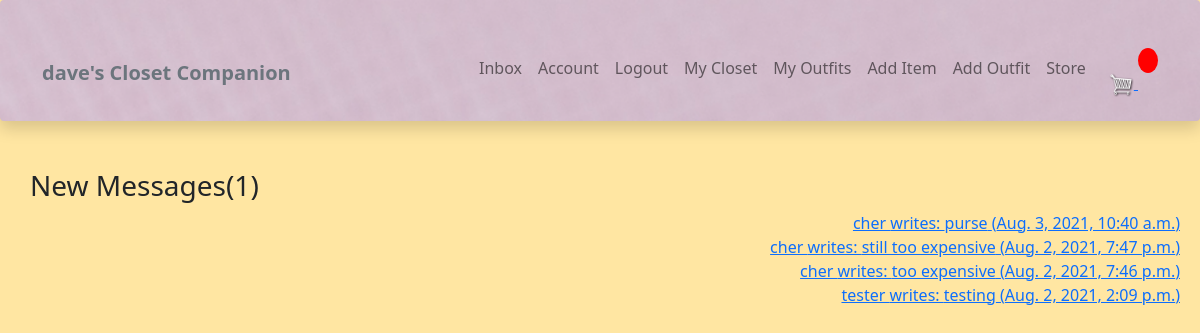
The page /inbox/ (signed in) on the database its author committed.
### user/models.py (models this page shows, shortened)
class Profile(models.Model):
    user = models.OneToOneField(
        User, on_delete=models.CASCADE, null=True, blank=True)
    name = models.CharField(max_length=200, blank=True, null=True)
    email = models.EmailField(max_length=500, blank=True, null=True)
    username = models.CharField(max_length=200, blank=True, null=True)
    location = models.CharField(max_length=200, blank=True, null=True)
    short_intro = models.CharField(max_length=200, blank=True, null=True)
    profile_image = models.ImageField(
        null=True, blank=True, upload_to='profiles/', default="profiles/user-default.png")
    social_instagram = models.CharField(max_length=200, blank=True, null=True)
    created = models.DateTimeField(auto_now_add=True)
    id = models.UUIDField(default=uuid.uuid4, unique=True,
                          primary_key=True, editable=False)
    def __str__(self):
        return str(self.username)

class Message(models.Model):
    sender = models.ForeignKey(Profile, on_delete=models.SET_NULL, null=True, blank=True)
    recipient = models.ForeignKey(Profile, on_delete=models.SET_NULL, null=True, blank=True, related_name="messages")
    name = models.CharField(max_length=200, blank=True, null=True)
    email = models.EmailField(max_length=200, blank=True, null=True)
    subject = models.CharField(max_length=200, blank=True, null=True)
    body = models.TextField()
    is_read = models.BooleanField(default = False, null=True)
    created = models.DateTimeField(auto_now_add=True)
    id = models.UUIDField(default=uuid.uuid4, unique=True, primary_key=True, editable=False)
    class Meta:
        ordering = ['is_read', '-created']

### user/views.py (the view)
# urls.py: path('inbox/', views.inbox, name='inbox'),
@login_required(login_url="login")
def inbox(request):
    profile = request.user.profile
    messageRequests = profile.messages.all()
    unreadCount = messageRequests.filter(is_read=False).count()
    context = {'messageRequests': messageRequests, 'unreadCount': unreadCount,}
    return render(request, 'user/inbox.html', context)

### user/templates/user/inbox.html
{% extends 'main.html' %}
{% block content %}
  <main class="inbox my-xl">
    <div class="content-box">
      <h3 class="inbox__title">New Messages(<span>{{unreadCount}}</span>)</h3>
      <ul class="messages">
        {% for message in messageRequests %}
        {% if message.is_read == False %}
        <li class="message message--unread">
          {% else %}
          <li class="message">
        {% endif %}
          <a href="{% url 'message' message.id %}">
            <span class="message__author">{{message.sender}} writes: </span>
            <span class="message__subject">{{message.subject}}</span>
            <span class="message__date">({{message.created}})</span>
          </a>
        </li>
        {% endfor %}
      </ul>
    </div>
  </main>
{% endblock %}

### templates/navbar.html (shortened to what this page needs)
{% load static %}
<nav class="navbar navbar-expand-md navbar-light pt-5 pb-4 shadow p-3 mb-5 bg-body rounded texture">
    <div class="container-lg">
        <a class="navbar-brand" href="/">
        {% if request.user.is_authenticated %}
        <span class="text-secondary fw-bold">
            {{request.user.profile.username}}'s Closet Companion
        </span>
        </a>
        {% else %}
        <a class="navbar-brand" href="/">
        <span class="text-secondary fw-bold">
            Closet Companion
        </span>
        </a>
        {% endif %}
        <div class="collapse navbar-collapse justify-content-end align-center" id="main-nav">
        {% if request.user.is_authenticated %}
        <ul class="navbar-nav">
            <li class="nav-item">
            <a class="nav-link" href="{% url 'inbox' %}">Inbox</a>
            </li>
            <li class="nav-item">
            <a class="nav-link" href="{% url 'account' %}">Account</a>
            </li>
            <li class="nav-item">
            <a class="nav-link" href="{% url 'logout' %}">Logout</a>
            </li>
            <li class="nav-item">
            <a class="nav-link" href="{% url 'items' %}">My Closet</a></span>
            </li>
            <li class="nav-item">
            <a class="nav-link" href="{% url 'outfits' %}">My Outfits</a></span>
            </li>
            <li class="nav-item d-none d-md-inline">
            <a class="nav-link" href="{% url 'create-item' %}">Add Item</a>
            </li>
            <li class="nav-item d-none d-md-inline">
            <a class="nav-link" href="{% url 'create-outfit' %}">Add Outfit</a>
            </li>
            <li class="nav-item d-none d-md-inline">
            <a class="nav-link" href="{% url 'store' %}">Store</a>
            </li>
            <div>
                <a href="{% url 'cart' %}">
                <img class="menu-icon" width="30px" id='cart-icon' src="{% static 'images/cart.png' %}" alt="">
                </a>
                <p id="cart-total">{{cartItems}}</p>
            </div>
        </ul>
        {% endif %}
        </div>
    </div>
</nav>

### static/css/wardrobe.css (style rules this page uses)
body { background-color: #ffe6a2 }
.texture { background-image: url('/static/images/texture1.png'); background-repeat: no-repeat; background-size: cover; }
.content-box { width: 95%; max-width: 85rem; margin: 0 auto; }
.menu-icon { display: none; }
#cart-total { display: inline-block; text-align: center; background-color: red; color: #fff; border-radius: 50%; font-size: 14px; width: 20px; height: 25px; }
#cart-icon { width: 25px; display: inline-block; margin-left: 15px; }
.messages { z-index: 100; position: fixed; right: 20px; list-style: none; text-align: right; }

### rows shown on the page
Message: sender "cher", subject "purse", created "Aug. 3, 2021, 10:40 a.m."
Message: sender "cher", subject "still too expensive", created "Aug. 2, 2021, 7:47 p.m."
Message: sender "cher", subject "too expensive", created "Aug. 2, 2021, 7:46 p.m."
Message: sender "tester", subject "testing", created "Aug. 2, 2021, 2:09 p.m."

### other values the page prints
{{ request.user.profile.username }} "dave"
{{ unreadCount }} "1"
